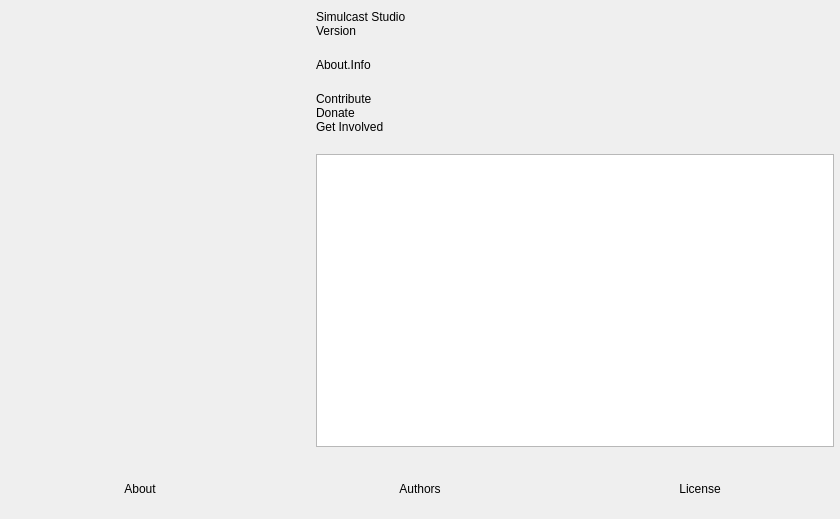
<?xml version="1.0" encoding="UTF-8"?>
<ui version="4.0">
 <class>OBSAbout</class>
 <widget class="QWidget" name="OBSAbout">
  <property name="geometry">
   <rect>
    <x>0</x>
    <y>0</y>
    <width>840</width>
    <height>519</height>
   </rect>
  </property>
  <property name="windowTitle">
   <string>About</string>
  </property>
  <layout class="QVBoxLayout" name="verticalLayout_2">
   <property name="leftMargin">
    <number>0</number>
   </property>
   <property name="topMargin">
    <number>0</number>
   </property>
   <property name="rightMargin">
    <number>0</number>
   </property>
   <property name="bottomMargin">
    <number>0</number>
   </property>
   <item>
    <layout class="QHBoxLayout" name="horizontalLayout_2">
     <property name="spacing">
      <number>30</number>
     </property>
     <property name="leftMargin">
      <number>30</number>
     </property>
     <property name="topMargin">
      <number>10</number>
     </property>
     <property name="rightMargin">
      <number>6</number>
     </property>
     <property name="bottomMargin">
      <number>6</number>
     </property>
     <item>
      <widget class="QLabel" name="icon">
       <property name="minimumSize">
        <size>
         <width>256</width>
         <height>256</height>
        </size>
       </property>
       <property name="maximumSize">
        <size>
         <width>256</width>
         <height>256</height>
        </size>
       </property>
       <property name="text">
        <string/>
       </property>
       <property name="pixmap">
        <pixmap>:res/images/obs.png</pixmap>
       </property>
       <property name="scaledContents">
        <bool>true</bool>
       </property>
      </widget>
     </item>
     <item>
      <layout class="QVBoxLayout" name="verticalLayout">
       <property name="spacing">
        <number>0</number>
       </property>
       <item>
        <widget class="QLabel" name="name">
         <property name="text">
          <string notr="true">Simulcast Studio</string>
         </property>
        </widget>
       </item>
       <item>
        <widget class="QLabel" name="version">
         <property name="text">
          <string notr="true">Version</string>
         </property>
        </widget>
       </item>
       <item>
        <spacer name="verticalSpacer_2">
         <property name="orientation">
          <enum>Qt::Orientation::Vertical</enum>
         </property>
         <property name="sizeType">
          <enum>QSizePolicy::Policy::Fixed</enum>
         </property>
         <property name="sizeHint" stdset="0">
          <size>
           <width>20</width>
           <height>20</height>
          </size>
         </property>
        </spacer>
       </item>
       <item>
        <widget class="QLabel" name="info">
         <property name="text">
          <string>About.Info</string>
         </property>
         <property name="wordWrap">
          <bool>true</bool>
         </property>
        </widget>
       </item>
       <item>
        <spacer name="verticalSpacer_3">
         <property name="orientation">
          <enum>Qt::Orientation::Vertical</enum>
         </property>
         <property name="sizeType">
          <enum>QSizePolicy::Policy::Fixed</enum>
         </property>
         <property name="sizeHint" stdset="0">
          <size>
           <width>20</width>
           <height>20</height>
          </size>
         </property>
        </spacer>
       </item>
       <item>
        <widget class="QLabel" name="contribute">
         <property name="text">
          <string notr="true">Contribute</string>
         </property>
         <property name="wordWrap">
          <bool>true</bool>
         </property>
        </widget>
       </item>
       <item>
        <widget class="QLabel" name="donate">
         <property name="text">
          <string notr="true">Donate</string>
         </property>
        </widget>
       </item>
       <item>
        <widget class="QLabel" name="getInvolved">
         <property name="text">
          <string notr="true">Get Involved</string>
         </property>
        </widget>
       </item>
       <item>
        <spacer name="verticalSpacer">
         <property name="orientation">
          <enum>Qt::Orientation::Vertical</enum>
         </property>
         <property name="sizeType">
          <enum>QSizePolicy::Policy::Fixed</enum>
         </property>
         <property name="sizeHint" stdset="0">
          <size>
           <width>20</width>
           <height>20</height>
          </size>
         </property>
        </spacer>
       </item>
       <item>
        <widget class="QTextBrowser" name="textBrowser">
         <property name="openExternalLinks">
          <bool>true</bool>
         </property>
        </widget>
       </item>
      </layout>
     </item>
    </layout>
   </item>
   <item>
    <widget class="QFrame" name="widget">
     <property name="minimumSize">
      <size>
       <width>0</width>
       <height>60</height>
      </size>
     </property>
     <layout class="QHBoxLayout" name="horizontalLayout">
      <property name="spacing">
       <number>0</number>
      </property>
      <property name="leftMargin">
       <number>0</number>
      </property>
      <property name="topMargin">
       <number>0</number>
      </property>
      <property name="rightMargin">
       <number>0</number>
      </property>
      <property name="bottomMargin">
       <number>0</number>
      </property>
      <item>
       <widget class="ClickableLabel" name="about">
        <property name="text">
         <string>About</string>
        </property>
        <property name="alignment">
         <set>Qt::AlignmentFlag::AlignCenter</set>
        </property>
       </widget>
      </item>
      <item>
       <widget class="ClickableLabel" name="authors">
        <property name="text">
         <string>Authors</string>
        </property>
        <property name="alignment">
         <set>Qt::AlignmentFlag::AlignCenter</set>
        </property>
       </widget>
      </item>
      <item>
       <widget class="ClickableLabel" name="license">
        <property name="text">
         <string>License</string>
        </property>
        <property name="alignment">
         <set>Qt::AlignmentFlag::AlignCenter</set>
        </property>
       </widget>
      </item>
     </layout>
    </widget>
   </item>
  </layout>
 </widget>
 <customwidgets>
  <customwidget>
   <class>ClickableLabel</class>
   <extends>QLabel</extends>
   <header>components/ClickableLabel.hpp</header>
  </customwidget>
 </customwidgets>
 <resources/>
 <connections/>
</ui>
